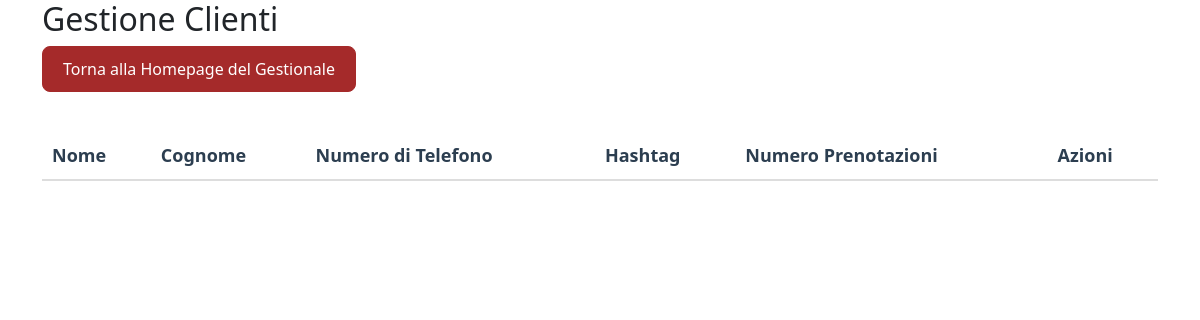
The page /gestionale/clienti/ (signed in) on the database as committed earlier.
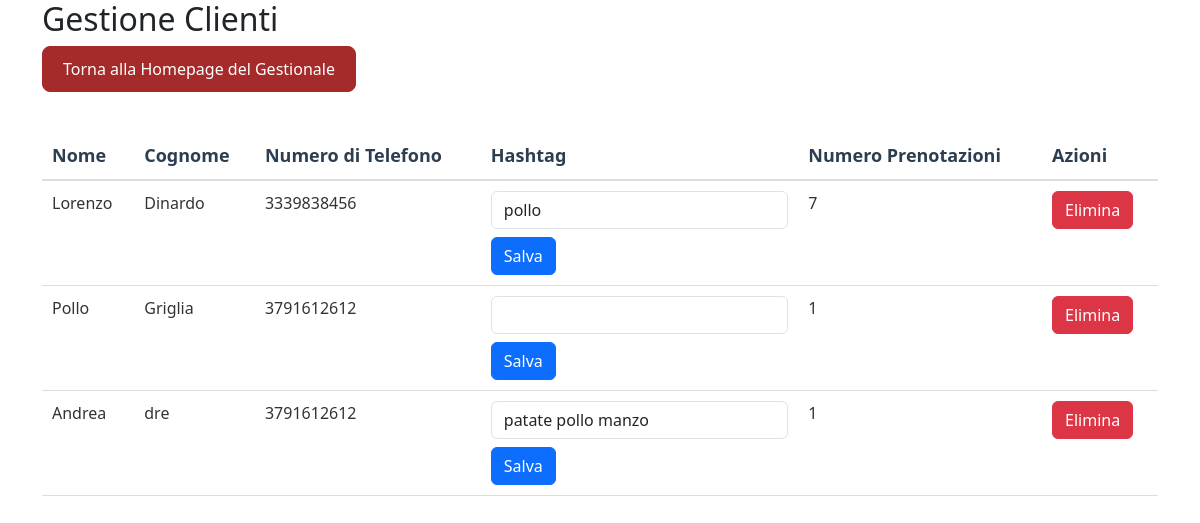
The same page on the database as committed later.
### gestionale/models.py (models this page shows, shortened)
class Customer(models.Model):
    first_name = models.CharField(max_length=100)
    last_name = models.CharField(max_length=100)
    phone_number = models.CharField(max_length=20)
    hashtag = models.CharField(max_length=100, blank=True, null=True, default="")
    numero_prenotazioni = models.IntegerField(default=0)

### gestionale/views.py (the view)
# urls.py: path('clienti/', views.clienti, name='clienti'),
@login_required
def clienti(request):
    customers = Customer.objects.all().order_by('last_name', 'first_name')
    hashtags = (
        Customer.objects
        .exclude(hashtag="")
        .values_list('hashtag', flat=True)
    )
    unique_hashtags = set(tag.strip() for tags in hashtags for tag in tags.split(',') if tag.strip())
    return render(request, 'gestionale/clienti.html', {
        'customers': customers,
        'unique_hashtags': unique_hashtags,
    })

### gestionale/templates/gestionale/clienti.html (shortened to what this page needs)
{% extends "base.html" %}
{% load static %}
{% block css_files %}
    <link rel="stylesheet" href="{% static 'gestionale/shared.css' %}">
{% endblock %}
{% block content %}
<div class="container">
    <h2>Gestione Clienti</h2>
    <a href="{% url 'gestionale:gestionale' %}" class="back-to-home">Torna alla Homepage del Gestionale</a>
    <table class="table">
        <thead>
            <tr>
                <th>Nome</th>
                <th>Cognome</th>
                <th>Numero di Telefono</th>
                <th>Hashtag</th>
                <th>Numero Prenotazioni</th>
                <th>Azioni</th>
            </tr>
        </thead>
        <tbody>
            {% for customer in customers %}
                <tr>
                    <td>{{ customer.first_name }}</td>
                    <td>{{ customer.last_name }}</td>
                    <td>{{ customer.phone_number }}</td>
                    <td>
                        <form method="post" action="{% url 'gestionale:update_hashtag' customer.id %}">
                            <input type="text" id="hashtag_{{ customer.id }}" name="hashtag"
                                   value="{{ customer.hashtag }}" class="form-control"
                                   list="suggested-hashtags"
                                   oninput="validateHashtagCount(this)" />
                            <button type="submit" class="btn btn-primary mt-2">Salva</button>
                        </form>
                    </td>
                    <td>{{ customer.numero_prenotazioni }}</td>
                    <td>
                        <a href="{% url 'gestionale:delete_customer' customer.id %}" class="btn btn-danger">Elimina</a>
                    </td>
                </tr>
            {% endfor %}
        </tbody>
    </table>
</div>
{% endblock %}

### templates/base.html (shortened to what this page needs)
{% load static %}
<!DOCTYPE html>
<html lang="it">
<head>
    <link href="https://cdn.jsdelivr.net/npm/bootstrap@5.3.0-alpha1/dist/css/bootstrap.min.css" rel="stylesheet">
    <link rel="stylesheet" href="https://cdnjs.cloudflare.com/ajax/libs/font-awesome/5.15.4/css/all.min.css">
    {% block css_files %}{% endblock %}
</head>
<body>
    {% block content %}{% endblock %}
</body>
</html>

### static/gestionale/shared.css (style rules this page uses)
.nav-button, .back-to-home { padding: 10px 20px; border: 1px solid #a52a2a; border-radius: 8px; background-color: #a52a2a; color: #fff; font-size: 16px; text-decoration: none; font-weight: 500; transition: background-color 0.3s ease; }
.back-to-home { margin-bottom: 20px; display: inline-block; }
.table { width: 100%; border-collapse: collapse; margin-top: 20px; }
.table thead th { font-weight: 600; font-size: 18px; color: #2c3e50; border-bottom: 2px solid #ddd; text-align: left; padding: 10px; }
.table tbody td { padding: 10px; border-bottom: 1px solid #ddd; font-size: 16px; color: #333; }

Rows that differ between the two databases and show on the page:
added Customer: first_name "Lorenzo", last_name "Dinardo", phone_number "3339838456", hashtag "pollo", numero_prenotazioni "7"
added Customer: first_name "Pollo", last_name "Griglia", phone_number "3791612612", numero_prenotazioni "1"
added Customer: first_name "Andrea", last_name "dre", phone_number "3791612612", hashtag "patate pollo manzo", numero_prenotazioni "1"
